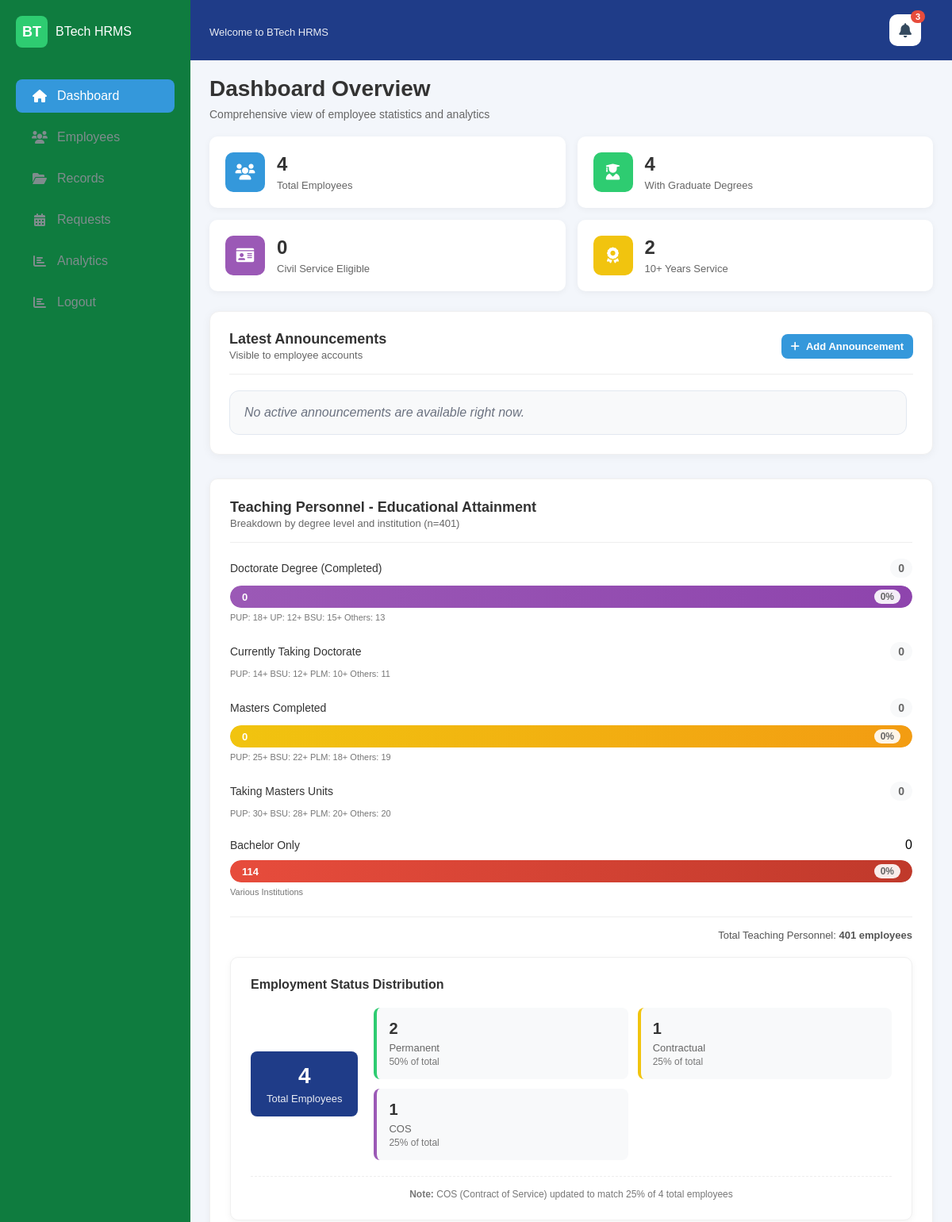
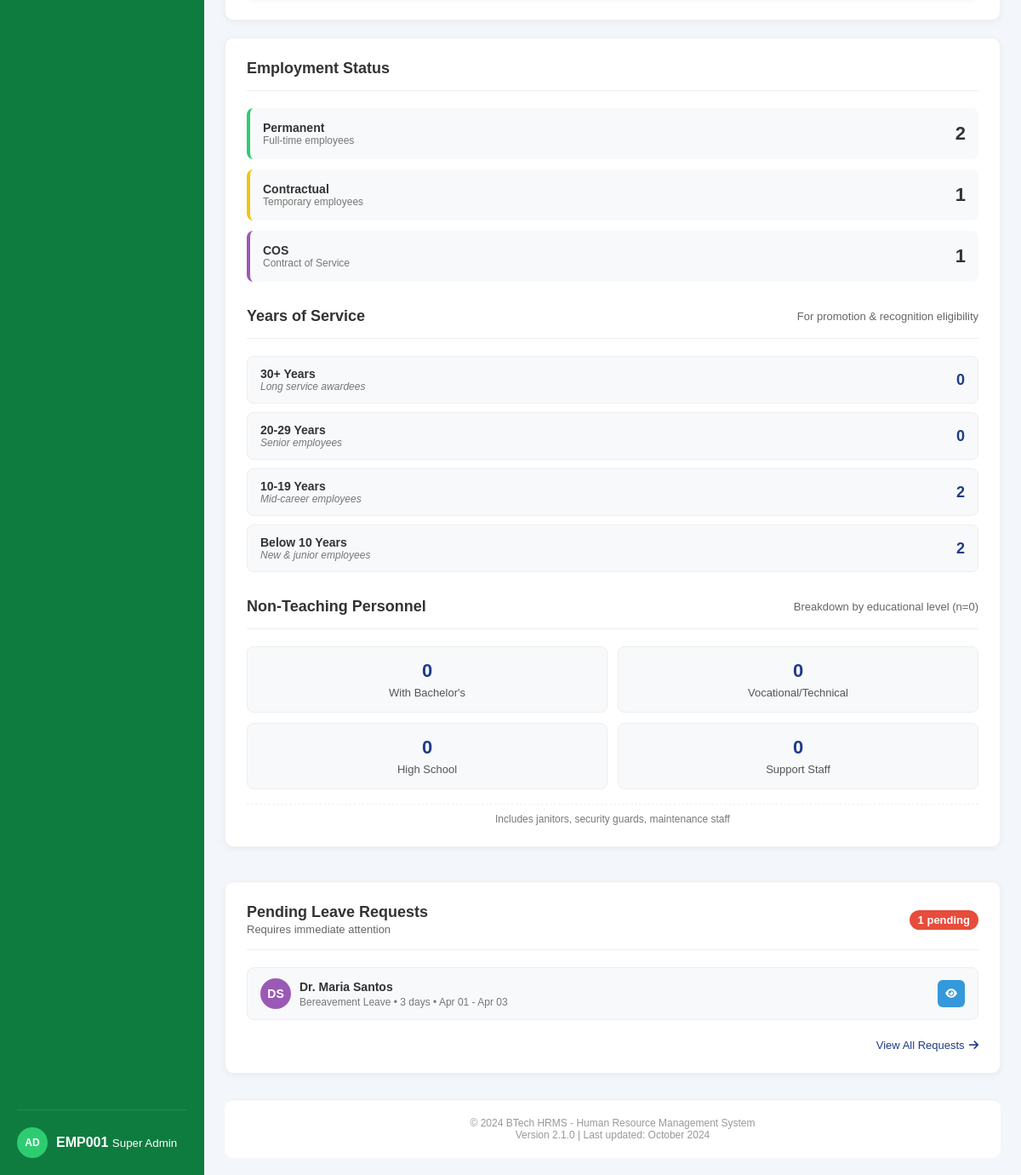
Page /php/admin/dashboard.php (signed in) on the committed database (2 pictures, top to bottom).
### tables this page shows
CREATE TABLE `leave_requests` (
  `id` int(11) NOT NULL,
  `employee_number` varchar(60) NOT NULL,
  `type` varchar(60) NOT NULL,
  `start_date` varchar(50) NOT NULL,
  `end_date` varchar(60) NOT NULL,
  `days` varchar(60) NOT NULL,
  `emergency_contact` varchar(60) NOT NULL,
  `reason` int(11) NOT NULL,
  `status` varchar(60) NOT NULL,
  `denial_reason` text DEFAULT NULL,
  `override_reason` text DEFAULT NULL,
  `approved_date` date DEFAULT NULL,
  `date_created` timestamp NOT NULL DEFAULT current_timestamp()
);

CREATE TABLE `employees` (
  `id` int(11) NOT NULL,
  `employee_number` varchar(30) NOT NULL,
  `full_name` varchar(100) NOT NULL,
  `employee_type` enum('TP','NTP') NOT NULL,
  `department` varchar(100) DEFAULT NULL,
  `position` varchar(100) DEFAULT NULL,
  `credentials` varchar(50) DEFAULT NULL,
  `gender` enum('Male','Female') DEFAULT NULL,
  `address` text DEFAULT NULL,
  `phone` varchar(20) DEFAULT NULL,
  `email` varchar(100) DEFAULT NULL,
  `status` varchar(60) NOT NULL,
  `educational_attainment` varchar(60) NOT NULL,
  `school` varchar(60) NOT NULL,
  `created_at` timestamp NOT NULL DEFAULT current_timestamp(),
  `date_hired` varchar(60) DEFAULT NULL,
  `type` varchar(60) NOT NULL,
  `years_service` int(11) NOT NULL,
  `employment_status` varchar(11) NOT NULL,
  `leave_balance` varchar(11) NOT NULL
);

### php/admin/dashboard.php (the view, shortened to what the rows shown need)
<?php
include __DIR__ . '/../../database/connection.php';
?>
<!DOCTYPE html>
<html lang="en">
<head>
    <link rel="stylesheet" href="../../css/admin/dashboard.css">
            <link rel="stylesheet" href="https://cdnjs.cloudflare.com/ajax/libs/font-awesome/6.0.0/css/all.min.css">
</head>
<body>
    <div class="app">
        <main class="main">
            <div class="content-header">
                <h1>Dashboard Overview</h1>
            </div>
            <div class="dashboard-content">
              <?php
$query = "SELECT lr.*, e.full_name, e.position
          FROM `leave_requests` lr
          LEFT JOIN `employees` e ON lr.employee_number = e.employee_number
          WHERE lr.`status` = 'Pending'
          ORDER BY lr.`date_created` DESC
          LIMIT 4";
$result = mysqli_query($connection, $query);
$leaveRequests = [];
$hasRequests = false;
if ($result && mysqli_num_rows($result) > 0) {
    $hasRequests = true;
    while ($row = mysqli_fetch_assoc($result)) {
        $leaveRequests[] = $row;
    }
}
?>
<div class="dashboard-panel" style="grid-column: 1 / -1; margin-top: 20px;">
    <div class="leave-container">
        <?php if ($hasRequests): ?>
            <?php
            $avatarColors = ['#9b59b6', '#3498db', '#e74c3c', '#2ecc71', '#f39c12', '#1abc9c', '#34495e', '#d35400'];
            $colorIndex = 0;
            foreach ($leaveRequests as $request):
                $nameParts = explode(' ', $request['full_name'] ?? '');
                $initials = '';
                if (count($nameParts) >= 2) {
                    $initials = strtoupper(substr($nameParts[0], 0, 1) . substr($nameParts[count($nameParts)-1], 0, 1));
                } elseif (!empty($nameParts[0])) {
                    $initials = strtoupper(substr($nameParts[0], 0, 2));
                } else {
                    $initials = 'NA';
                }
                $startDate = date('M d', strtotime($request['start_date']));
                $endDate = date('M d', strtotime($request['end_date']));
                $avatarColor = $avatarColors[$colorIndex % count($avatarColors)];
                $colorIndex++;
            ?>
            <div class="leave-item">
                <div class="leave-avatar" style="background: <?php echo $avatarColor; ?>;">
                    <?php echo $initials; ?>
                </div>
                <div class="leave-info">
                    <strong><?php echo htmlspecialchars($request['full_name'] ?? 'Unknown'); ?></strong>
                    <p>
                        <?php echo htmlspecialchars($request['type'] ?? 'Leave'); ?> •
                        <?php echo htmlspecialchars($request['days'] ?? 0); ?> days •
                        <?php echo $startDate . ' - ' . $endDate; ?>
                    </p>
                </div>
                <div class="action-buttons">
                    <button class="action-btn view-btn" onclick="viewLeaveRequest(<?php echo $request['id']; ?>)">
                        <i class="fas fa-eye"></i>
                    </button>
                </div>
            </div>
            <?php endforeach; ?>
        <?php endif; ?>
    </div>
</div>
            </div>
        </main>
    </div>
</body>
</html>

### rows in the picture
leave_requests: employees.full_name "DS", employees.full_name "Dr. Maria Santos", type "Bereavement Leave", days "3", start_date "Apr 01", end_date "Apr 03"

### other values in the picture
$admin_name "EMP001"
$admin_role "Super Admin"
$page_description "Welcome to BTech HRMS"
$unread_count "3"
$totalEmployees "4"
$graduateCount "4"
$civilServiceCount "0"
$tenPlusYearsCount "2"
$permanentCount "2"
$permanentPercentage "50"
$contractualCount "1"
$contractualPercentage "25"
$cosCount "1"
$cosPercentage "25"
$count30Plus "0"
